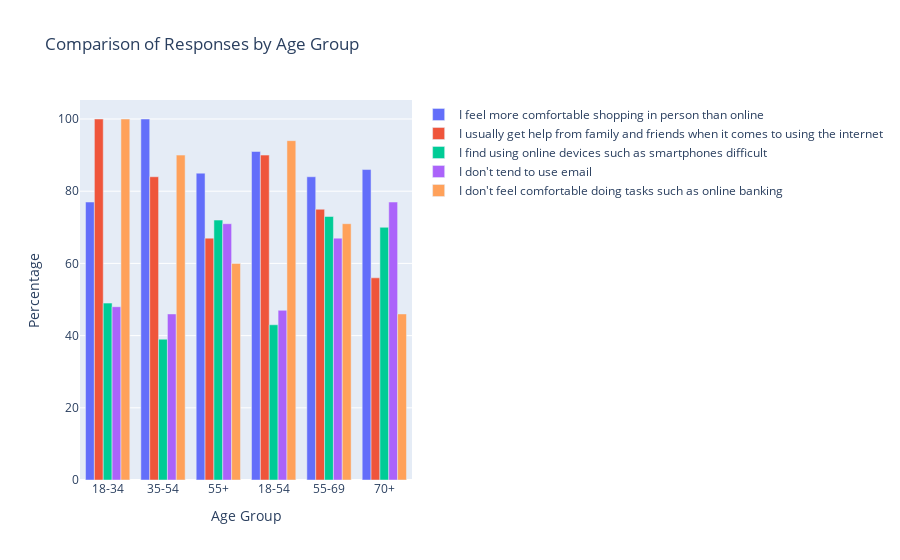

Notebook cell for this chart:
### Code cell
import pandas as pd
import plotly.graph_objects as go

# Data in dictionary format
data = {
    'Age Group': ['18-34', '35-54', '55-69', '70+'],
    'I feel more comfortable shopping in person than online': [77, 100, 84, 86],
    'I usually get help from family and friends when it comes to using the internet': [100, 84, 75, 56],
    'I find using online devices such as smartphones difficult': [49, 39, 73, 70],
    "I don't tend to use email": [48, 46, 67, 77],
    "I don't feel comfortable doing tasks such as online banking": [100, 90, 71, 46]
}

# Create a DataFrame from the data
df = pd.DataFrame(data)

# Define the Age Groups as the x-axis
x = df['Age Group']

# Create traces for each statement and gender
traces = []
for column in df.columns[1:]:
    trace = go.Bar(
        x=x,
        y=df[column],
        name=column,
    )
    traces.append(trace)

# Define the layout
layout = go.Layout(
    title='Comparison of Responses by Age Group',
    xaxis=dict(title='Age Group'),
    yaxis=dict(title='Percentage'),
    barmode='group',
)

# Create the figure
fig = go.Figure(data=traces, layout=layout)

# Show the plot
fig.show()

### Figure 1 — Plotly figure (JSON) as saved in the notebook; plotly's stock layout.template omitted (floating-point values rounded to 4 significant figures)
{"data": [{"name": "I feel more comfortable shopping in person than online", "type": "bar", "x": ["18-34", "35-54", "55+", "18-54", "55-69", "70+"], "y": [77, 100, 85, 91, 84, 86]}, {"name": "I usually get help from family and friends when it comes to using the internet", "type": "bar", "x": ["18-34", "35-54", "55+", "18-54", "55-69", "70+"], "y": [100, 84, 67, 90, 75, 56]}, {"name": "I find using online devices such as smartphones difficult", "type": "bar", "x": ["18-34", "35-54", "55+", "18-54", "55-69", "70+"], "y": [49, 39, 72, 43, 73, 70]}, {"name": "I don't tend to use email", "type": "bar", "x": ["18-34", "35-54", "55+", "18-54", "55-69", "70+"], "y": [48, 46, 71, 47, 67, 77]}, {"name": "I don't feel comfortable doing tasks such as online banking", "type": "bar", "x": ["18-34", "35-54", "55+", "18-54", "55-69", "70+"], "y": [100, 90, 60, 94, 71, 46]}], "layout": {"barmode": "group", "title": {"text": "Comparison of Responses by Age Group"}, "xaxis": {"title": {"text": "Age Group"}}, "yaxis": {"title": {"text": "Percentage"}}}}
